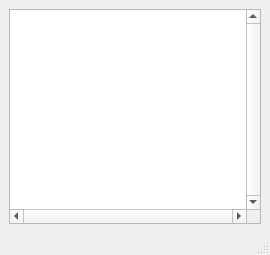
<?xml version="1.0" encoding="UTF-8"?>
<ui version="4.0">
 <author>David Bitseff</author>
 <class>MainWindow</class>
 <widget class="QMainWindow" name="MainWindow">
  <property name="geometry">
   <rect>
    <x>0</x>
    <y>0</y>
    <width>270</width>
    <height>255</height>
   </rect>
  </property>
  <property name="windowTitle">
   <string>Qosmic</string>
  </property>
  <property name="windowIcon">
   <iconset resource="../qosmic.qrc">
    <normaloff>:/icons/qosmic.xpm</normaloff>:/icons/qosmic.xpm</iconset>
  </property>
  <property name="documentMode">
   <bool>true</bool>
  </property>
  <property name="dockOptions">
   <set>QMainWindow::AllowNestedDocks|QMainWindow::AllowTabbedDocks|QMainWindow::AnimatedDocks|QMainWindow::VerticalTabs</set>
  </property>
  <widget class="QWidget" name="centralwidget">
   <layout class="QVBoxLayout" name="verticalLayout">
    <item>
     <widget class="QGraphicsView" name="m_xfeditview">
      <property name="frameShape">
       <enum>QFrame::StyledPanel</enum>
      </property>
      <property name="verticalScrollBarPolicy">
       <enum>Qt::ScrollBarAlwaysOn</enum>
      </property>
      <property name="horizontalScrollBarPolicy">
       <enum>Qt::ScrollBarAlwaysOn</enum>
      </property>
      <property name="alignment">
       <set>Qt::AlignCenter</set>
      </property>
      <property name="renderHints">
       <set>QPainter::SmoothPixmapTransform|QPainter::TextAntialiasing</set>
      </property>
      <property name="transformationAnchor">
       <enum>QGraphicsView::AnchorViewCenter</enum>
      </property>
      <property name="resizeAnchor">
       <enum>QGraphicsView::AnchorViewCenter</enum>
      </property>
      <property name="optimizationFlags">
       <set>QGraphicsView::DontSavePainterState</set>
      </property>
     </widget>
    </item>
   </layout>
  </widget>
  <widget class="QMenuBar" name="menubar">
   <property name="geometry">
    <rect>
     <x>0</x>
     <y>0</y>
     <width>270</width>
     <height>21</height>
    </rect>
   </property>
  </widget>
  <widget class="QStatusBar" name="m_statusbar"/>
  <action name="addTriangleAction">
   <property name="icon">
    <iconset resource="../qosmic.qrc">
     <normaloff>:/icons/silk/shape_square_add.xpm</normaloff>:/icons/silk/shape_square_add.xpm</iconset>
   </property>
   <property name="text">
    <string>Add Triangle</string>
   </property>
  </action>
  <action name="moveModeAction">
   <property name="icon">
    <iconset resource="../qosmic.qrc">
     <normaloff>:/icons/silk/arrow_updown.xpm</normaloff>:/icons/silk/arrow_updown.xpm</iconset>
   </property>
   <property name="text">
    <string>Move Triangles</string>
   </property>
  </action>
  <action name="rotateModeAction">
   <property name="icon">
    <iconset resource="../qosmic.qrc">
     <normaloff>:/icons/silk/arrow_rotate_clockwise.xpm</normaloff>:/icons/silk/arrow_rotate_clockwise.xpm</iconset>
   </property>
   <property name="text">
    <string>Rotate Triangles</string>
   </property>
  </action>
  <action name="scaleModeAction">
   <property name="icon">
    <iconset resource="../qosmic.qrc">
     <normaloff>:/icons/silk/arrow_inout.xpm</normaloff>:/icons/silk/arrow_inout.xpm</iconset>
   </property>
   <property name="text">
    <string>Scale Triangles</string>
   </property>
   <property name="toolTip">
    <string>Scale Triangles</string>
   </property>
  </action>
  <action name="flipModeAction">
   <property name="icon">
    <iconset resource="../qosmic.qrc">
     <normaloff>:/icons/silk/shape_flip_horizontal.xpm</normaloff>:/icons/silk/shape_flip_horizontal.xpm</iconset>
   </property>
   <property name="text">
    <string>Flip Triangles</string>
   </property>
   <property name="toolTip">
    <string>Flip Triangles</string>
   </property>
  </action>
 </widget>
 <resources>
  <include location="../qosmic.qrc"/>
 </resources>
 <connections/>
 <designerdata>
  <property name="gridDeltaX">
   <number>10</number>
  </property>
  <property name="gridDeltaY">
   <number>10</number>
  </property>
  <property name="gridSnapX">
   <bool>true</bool>
  </property>
  <property name="gridSnapY">
   <bool>true</bool>
  </property>
  <property name="gridVisible">
   <bool>true</bool>
  </property>
 </designerdata>
</ui>
